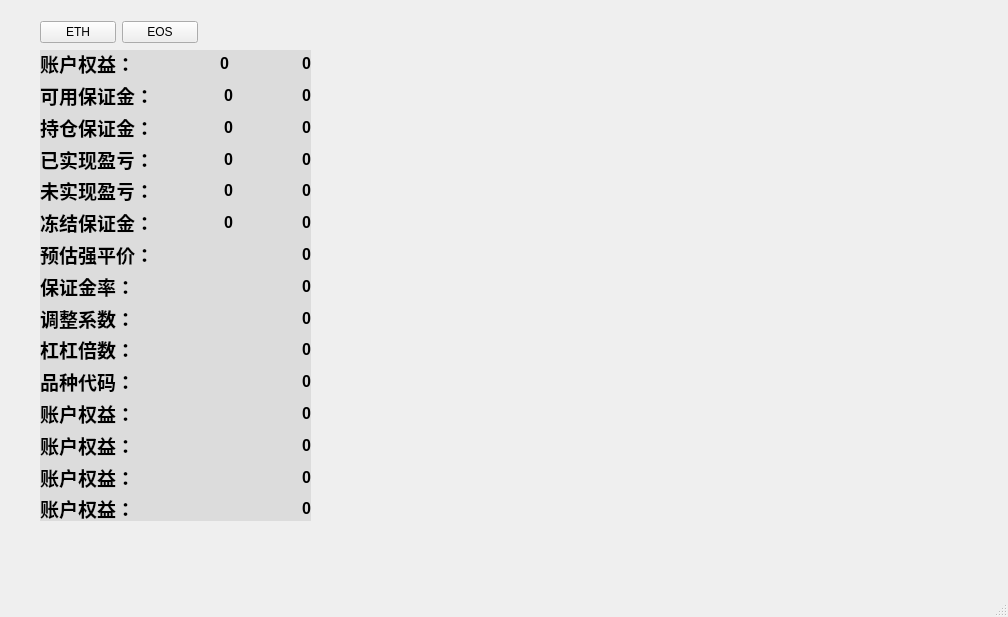
<?xml version="1.0" encoding="UTF-8"?>
<ui version="4.0">
 <class>MainWindow</class>
 <widget class="QMainWindow" name="MainWindow">
  <property name="geometry">
   <rect>
    <x>0</x>
    <y>0</y>
    <width>1008</width>
    <height>617</height>
   </rect>
  </property>
  <property name="sizePolicy">
   <sizepolicy hsizetype="Fixed" vsizetype="Preferred">
    <horstretch>0</horstretch>
    <verstretch>0</verstretch>
   </sizepolicy>
  </property>
  <property name="windowTitle">
   <string>MainWindow</string>
  </property>
  <widget class="QWidget" name="centralwidget">
   <widget class="QWidget" name="widget" native="true">
    <property name="geometry">
     <rect>
      <x>40</x>
      <y>50</y>
      <width>271</width>
      <height>471</height>
     </rect>
    </property>
    <property name="sizePolicy">
     <sizepolicy hsizetype="Fixed" vsizetype="Preferred">
      <horstretch>0</horstretch>
      <verstretch>0</verstretch>
     </sizepolicy>
    </property>
    <property name="autoFillBackground">
     <bool>false</bool>
    </property>
    <property name="styleSheet">
     <string notr="true">background-color: rgb(126, 126, 126);
background-color: rgb(220, 220, 220);
border-color: rgb(0, 255, 255);</string>
    </property>
    <layout class="QVBoxLayout" name="verticalLayout">
     <item>
      <layout class="QGridLayout" name="gridLayout">
       <property name="sizeConstraint">
        <enum>QLayout::SetDefaultConstraint</enum>
       </property>
       <item row="0" column="1">
        <widget class="QLabel" name="info1">
         <property name="sizePolicy">
          <sizepolicy hsizetype="Preferred" vsizetype="Preferred">
           <horstretch>0</horstretch>
           <verstretch>0</verstretch>
          </sizepolicy>
         </property>
         <property name="font">
          <font>
           <pointsize>12</pointsize>
           <weight>75</weight>
           <italic>false</italic>
           <bold>true</bold>
          </font>
         </property>
         <property name="text">
          <string>0</string>
         </property>
         <property name="scaledContents">
          <bool>false</bool>
         </property>
         <property name="alignment">
          <set>Qt::AlignRight|Qt::AlignTrailing|Qt::AlignVCenter</set>
         </property>
         <property name="wordWrap">
          <bool>false</bool>
         </property>
        </widget>
       </item>
       <item row="0" column="0">
        <widget class="QLabel" name="label_2">
         <property name="font">
          <font>
           <pointsize>14</pointsize>
           <weight>75</weight>
           <bold>true</bold>
          </font>
         </property>
         <property name="text">
          <string>账户权益：  </string>
         </property>
        </widget>
       </item>
       <item row="0" column="2">
        <widget class="QLabel" name="info21">
         <property name="sizePolicy">
          <sizepolicy hsizetype="Preferred" vsizetype="Preferred">
           <horstretch>0</horstretch>
           <verstretch>0</verstretch>
          </sizepolicy>
         </property>
         <property name="font">
          <font>
           <pointsize>12</pointsize>
           <weight>75</weight>
           <italic>false</italic>
           <bold>true</bold>
          </font>
         </property>
         <property name="text">
          <string>0</string>
         </property>
         <property name="scaledContents">
          <bool>false</bool>
         </property>
         <property name="alignment">
          <set>Qt::AlignRight|Qt::AlignTrailing|Qt::AlignVCenter</set>
         </property>
         <property name="wordWrap">
          <bool>false</bool>
         </property>
        </widget>
       </item>
      </layout>
     </item>
     <item>
      <layout class="QGridLayout" name="gridLayout_14">
       <item row="0" column="1">
        <widget class="QLabel" name="info4">
         <property name="sizePolicy">
          <sizepolicy hsizetype="Preferred" vsizetype="Preferred">
           <horstretch>0</horstretch>
           <verstretch>0</verstretch>
          </sizepolicy>
         </property>
         <property name="font">
          <font>
           <pointsize>12</pointsize>
           <weight>75</weight>
           <italic>false</italic>
           <bold>true</bold>
          </font>
         </property>
         <property name="text">
          <string>0</string>
         </property>
         <property name="alignment">
          <set>Qt::AlignRight|Qt::AlignTrailing|Qt::AlignVCenter</set>
         </property>
        </widget>
       </item>
       <item row="0" column="0">
        <widget class="QLabel" name="label_7">
         <property name="font">
          <font>
           <pointsize>14</pointsize>
           <weight>75</weight>
           <bold>true</bold>
          </font>
         </property>
         <property name="text">
          <string>可用保证金：</string>
         </property>
        </widget>
       </item>
       <item row="0" column="2">
        <widget class="QLabel" name="info24">
         <property name="sizePolicy">
          <sizepolicy hsizetype="Preferred" vsizetype="Preferred">
           <horstretch>0</horstretch>
           <verstretch>0</verstretch>
          </sizepolicy>
         </property>
         <property name="font">
          <font>
           <pointsize>12</pointsize>
           <weight>75</weight>
           <italic>false</italic>
           <bold>true</bold>
          </font>
         </property>
         <property name="text">
          <string>0</string>
         </property>
         <property name="scaledContents">
          <bool>false</bool>
         </property>
         <property name="alignment">
          <set>Qt::AlignRight|Qt::AlignTrailing|Qt::AlignVCenter</set>
         </property>
         <property name="wordWrap">
          <bool>false</bool>
         </property>
        </widget>
       </item>
      </layout>
     </item>
     <item>
      <layout class="QGridLayout" name="gridLayout_9">
       <item row="0" column="0">
        <widget class="QLabel" name="label_9">
         <property name="font">
          <font>
           <pointsize>14</pointsize>
           <weight>75</weight>
           <bold>true</bold>
          </font>
         </property>
         <property name="text">
          <string>持仓保证金：</string>
         </property>
        </widget>
       </item>
       <item row="0" column="1">
        <widget class="QLabel" name="info5">
         <property name="sizePolicy">
          <sizepolicy hsizetype="Preferred" vsizetype="Preferred">
           <horstretch>0</horstretch>
           <verstretch>0</verstretch>
          </sizepolicy>
         </property>
         <property name="font">
          <font>
           <pointsize>12</pointsize>
           <weight>75</weight>
           <italic>false</italic>
           <bold>true</bold>
          </font>
         </property>
         <property name="text">
          <string>0</string>
         </property>
         <property name="alignment">
          <set>Qt::AlignRight|Qt::AlignTrailing|Qt::AlignVCenter</set>
         </property>
        </widget>
       </item>
       <item row="0" column="2">
        <widget class="QLabel" name="info25">
         <property name="sizePolicy">
          <sizepolicy hsizetype="Preferred" vsizetype="Preferred">
           <horstretch>0</horstretch>
           <verstretch>0</verstretch>
          </sizepolicy>
         </property>
         <property name="font">
          <font>
           <pointsize>12</pointsize>
           <weight>75</weight>
           <italic>false</italic>
           <bold>true</bold>
          </font>
         </property>
         <property name="text">
          <string>0</string>
         </property>
         <property name="scaledContents">
          <bool>false</bool>
         </property>
         <property name="alignment">
          <set>Qt::AlignRight|Qt::AlignTrailing|Qt::AlignVCenter</set>
         </property>
         <property name="wordWrap">
          <bool>false</bool>
         </property>
        </widget>
       </item>
      </layout>
     </item>
     <item>
      <layout class="QGridLayout" name="gridLayout_2">
       <item row="0" column="0">
        <widget class="QLabel" name="label_3">
         <property name="font">
          <font>
           <pointsize>14</pointsize>
           <weight>75</weight>
           <bold>true</bold>
          </font>
         </property>
         <property name="text">
          <string>已实现盈亏：</string>
         </property>
        </widget>
       </item>
       <item row="0" column="1">
        <widget class="QLabel" name="info2">
         <property name="sizePolicy">
          <sizepolicy hsizetype="Preferred" vsizetype="Preferred">
           <horstretch>0</horstretch>
           <verstretch>0</verstretch>
          </sizepolicy>
         </property>
         <property name="font">
          <font>
           <pointsize>12</pointsize>
           <weight>75</weight>
           <italic>false</italic>
           <bold>true</bold>
          </font>
         </property>
         <property name="text">
          <string>0</string>
         </property>
         <property name="alignment">
          <set>Qt::AlignRight|Qt::AlignTrailing|Qt::AlignVCenter</set>
         </property>
        </widget>
       </item>
       <item row="0" column="2">
        <widget class="QLabel" name="info22">
         <property name="sizePolicy">
          <sizepolicy hsizetype="Preferred" vsizetype="Preferred">
           <horstretch>0</horstretch>
           <verstretch>0</verstretch>
          </sizepolicy>
         </property>
         <property name="font">
          <font>
           <pointsize>12</pointsize>
           <weight>75</weight>
           <italic>false</italic>
           <bold>true</bold>
          </font>
         </property>
         <property name="text">
          <string>0</string>
         </property>
         <property name="scaledContents">
          <bool>false</bool>
         </property>
         <property name="alignment">
          <set>Qt::AlignRight|Qt::AlignTrailing|Qt::AlignVCenter</set>
         </property>
         <property name="wordWrap">
          <bool>false</bool>
         </property>
        </widget>
       </item>
      </layout>
     </item>
     <item>
      <layout class="QGridLayout" name="gridLayout_13">
       <item row="0" column="0">
        <widget class="QLabel" name="label_5">
         <property name="font">
          <font>
           <pointsize>14</pointsize>
           <weight>75</weight>
           <bold>true</bold>
          </font>
         </property>
         <property name="text">
          <string>未实现盈亏：</string>
         </property>
        </widget>
       </item>
       <item row="0" column="1">
        <widget class="QLabel" name="info3">
         <property name="sizePolicy">
          <sizepolicy hsizetype="Preferred" vsizetype="Preferred">
           <horstretch>0</horstretch>
           <verstretch>0</verstretch>
          </sizepolicy>
         </property>
         <property name="font">
          <font>
           <pointsize>12</pointsize>
           <weight>75</weight>
           <italic>false</italic>
           <bold>true</bold>
          </font>
         </property>
         <property name="text">
          <string>0</string>
         </property>
         <property name="alignment">
          <set>Qt::AlignRight|Qt::AlignTrailing|Qt::AlignVCenter</set>
         </property>
        </widget>
       </item>
       <item row="0" column="2">
        <widget class="QLabel" name="info23">
         <property name="sizePolicy">
          <sizepolicy hsizetype="Preferred" vsizetype="Preferred">
           <horstretch>0</horstretch>
           <verstretch>0</verstretch>
          </sizepolicy>
         </property>
         <property name="font">
          <font>
           <pointsize>12</pointsize>
           <weight>75</weight>
           <italic>false</italic>
           <bold>true</bold>
          </font>
         </property>
         <property name="text">
          <string>0</string>
         </property>
         <property name="scaledContents">
          <bool>false</bool>
         </property>
         <property name="alignment">
          <set>Qt::AlignRight|Qt::AlignTrailing|Qt::AlignVCenter</set>
         </property>
         <property name="wordWrap">
          <bool>false</bool>
         </property>
        </widget>
       </item>
      </layout>
     </item>
     <item>
      <layout class="QGridLayout" name="gridLayout_11">
       <item row="0" column="0">
        <widget class="QLabel" name="label_11">
         <property name="font">
          <font>
           <pointsize>14</pointsize>
           <weight>75</weight>
           <bold>true</bold>
          </font>
         </property>
         <property name="text">
          <string>冻结保证金：</string>
         </property>
        </widget>
       </item>
       <item row="0" column="1">
        <widget class="QLabel" name="info6">
         <property name="sizePolicy">
          <sizepolicy hsizetype="Preferred" vsizetype="Preferred">
           <horstretch>0</horstretch>
           <verstretch>0</verstretch>
          </sizepolicy>
         </property>
         <property name="font">
          <font>
           <pointsize>12</pointsize>
           <weight>75</weight>
           <italic>false</italic>
           <bold>true</bold>
          </font>
         </property>
         <property name="text">
          <string>0</string>
         </property>
         <property name="alignment">
          <set>Qt::AlignRight|Qt::AlignTrailing|Qt::AlignVCenter</set>
         </property>
        </widget>
       </item>
       <item row="0" column="2">
        <widget class="QLabel" name="info21_6">
         <property name="sizePolicy">
          <sizepolicy hsizetype="Preferred" vsizetype="Preferred">
           <horstretch>0</horstretch>
           <verstretch>0</verstretch>
          </sizepolicy>
         </property>
         <property name="font">
          <font>
           <pointsize>12</pointsize>
           <weight>75</weight>
           <italic>false</italic>
           <bold>true</bold>
          </font>
         </property>
         <property name="text">
          <string>0</string>
         </property>
         <property name="scaledContents">
          <bool>false</bool>
         </property>
         <property name="alignment">
          <set>Qt::AlignRight|Qt::AlignTrailing|Qt::AlignVCenter</set>
         </property>
         <property name="wordWrap">
          <bool>false</bool>
         </property>
        </widget>
       </item>
      </layout>
     </item>
     <item>
      <layout class="QGridLayout" name="gridLayout_8">
       <property name="leftMargin">
        <number>0</number>
       </property>
       <item row="0" column="0">
        <widget class="QLabel" name="label_17">
         <property name="font">
          <font>
           <pointsize>14</pointsize>
           <weight>75</weight>
           <bold>true</bold>
          </font>
         </property>
         <property name="text">
          <string>预估强平价：</string>
         </property>
        </widget>
       </item>
       <item row="0" column="1">
        <widget class="QLabel" name="info7">
         <property name="sizePolicy">
          <sizepolicy hsizetype="Preferred" vsizetype="Preferred">
           <horstretch>0</horstretch>
           <verstretch>0</verstretch>
          </sizepolicy>
         </property>
         <property name="font">
          <font>
           <pointsize>12</pointsize>
           <weight>75</weight>
           <italic>false</italic>
           <bold>true</bold>
          </font>
         </property>
         <property name="text">
          <string>0</string>
         </property>
         <property name="alignment">
          <set>Qt::AlignRight|Qt::AlignTrailing|Qt::AlignVCenter</set>
         </property>
        </widget>
       </item>
      </layout>
     </item>
     <item>
      <layout class="QGridLayout" name="gridLayout_15">
       <item row="0" column="0">
        <widget class="QLabel" name="label_15">
         <property name="font">
          <font>
           <pointsize>14</pointsize>
           <weight>75</weight>
           <bold>true</bold>
          </font>
         </property>
         <property name="text">
          <string>保证金率： </string>
         </property>
        </widget>
       </item>
       <item row="0" column="1">
        <widget class="QLabel" name="info8">
         <property name="sizePolicy">
          <sizepolicy hsizetype="Preferred" vsizetype="Preferred">
           <horstretch>0</horstretch>
           <verstretch>0</verstretch>
          </sizepolicy>
         </property>
         <property name="font">
          <font>
           <pointsize>12</pointsize>
           <weight>75</weight>
           <italic>false</italic>
           <bold>true</bold>
          </font>
         </property>
         <property name="text">
          <string>0</string>
         </property>
         <property name="alignment">
          <set>Qt::AlignRight|Qt::AlignTrailing|Qt::AlignVCenter</set>
         </property>
        </widget>
       </item>
      </layout>
     </item>
     <item>
      <layout class="QGridLayout" name="gridLayout_12">
       <item row="0" column="0">
        <widget class="QLabel" name="label_13">
         <property name="font">
          <font>
           <pointsize>14</pointsize>
           <weight>75</weight>
           <bold>true</bold>
          </font>
         </property>
         <property name="text">
          <string>调整系数： </string>
         </property>
        </widget>
       </item>
       <item row="0" column="1">
        <widget class="QLabel" name="info9">
         <property name="sizePolicy">
          <sizepolicy hsizetype="Preferred" vsizetype="Preferred">
           <horstretch>0</horstretch>
           <verstretch>0</verstretch>
          </sizepolicy>
         </property>
         <property name="font">
          <font>
           <pointsize>12</pointsize>
           <weight>75</weight>
           <italic>false</italic>
           <bold>true</bold>
          </font>
         </property>
         <property name="text">
          <string>0</string>
         </property>
         <property name="alignment">
          <set>Qt::AlignRight|Qt::AlignTrailing|Qt::AlignVCenter</set>
         </property>
        </widget>
       </item>
      </layout>
     </item>
     <item>
      <layout class="QGridLayout" name="gridLayout_10">
       <item row="0" column="0">
        <widget class="QLabel" name="label_19">
         <property name="font">
          <font>
           <pointsize>14</pointsize>
           <weight>75</weight>
           <bold>true</bold>
          </font>
         </property>
         <property name="text">
          <string>杠杠倍数：</string>
         </property>
        </widget>
       </item>
       <item row="0" column="1">
        <widget class="QLabel" name="info10">
         <property name="sizePolicy">
          <sizepolicy hsizetype="Preferred" vsizetype="Preferred">
           <horstretch>0</horstretch>
           <verstretch>0</verstretch>
          </sizepolicy>
         </property>
         <property name="font">
          <font>
           <pointsize>12</pointsize>
           <weight>75</weight>
           <italic>false</italic>
           <bold>true</bold>
          </font>
         </property>
         <property name="text">
          <string>0</string>
         </property>
         <property name="alignment">
          <set>Qt::AlignRight|Qt::AlignTrailing|Qt::AlignVCenter</set>
         </property>
        </widget>
       </item>
      </layout>
     </item>
     <item>
      <layout class="QGridLayout" name="gridLayout_6">
       <item row="0" column="0">
        <widget class="QLabel" name="label_21">
         <property name="font">
          <font>
           <pointsize>14</pointsize>
           <weight>75</weight>
           <bold>true</bold>
          </font>
         </property>
         <property name="text">
          <string>品种代码：</string>
         </property>
        </widget>
       </item>
       <item row="0" column="1">
        <widget class="QLabel" name="info11">
         <property name="sizePolicy">
          <sizepolicy hsizetype="Preferred" vsizetype="Preferred">
           <horstretch>0</horstretch>
           <verstretch>0</verstretch>
          </sizepolicy>
         </property>
         <property name="font">
          <font>
           <pointsize>12</pointsize>
           <weight>75</weight>
           <italic>false</italic>
           <bold>true</bold>
          </font>
         </property>
         <property name="text">
          <string>0</string>
         </property>
         <property name="alignment">
          <set>Qt::AlignRight|Qt::AlignTrailing|Qt::AlignVCenter</set>
         </property>
        </widget>
       </item>
      </layout>
     </item>
     <item>
      <layout class="QGridLayout" name="gridLayout_7">
       <item row="0" column="0">
        <widget class="QLabel" name="label_23">
         <property name="font">
          <font>
           <pointsize>14</pointsize>
           <weight>75</weight>
           <bold>true</bold>
          </font>
         </property>
         <property name="text">
          <string>账户权益：</string>
         </property>
        </widget>
       </item>
       <item row="0" column="1">
        <widget class="QLabel" name="info12">
         <property name="sizePolicy">
          <sizepolicy hsizetype="Preferred" vsizetype="Preferred">
           <horstretch>0</horstretch>
           <verstretch>0</verstretch>
          </sizepolicy>
         </property>
         <property name="font">
          <font>
           <pointsize>12</pointsize>
           <weight>75</weight>
           <italic>false</italic>
           <bold>true</bold>
          </font>
         </property>
         <property name="text">
          <string>0</string>
         </property>
         <property name="alignment">
          <set>Qt::AlignRight|Qt::AlignTrailing|Qt::AlignVCenter</set>
         </property>
        </widget>
       </item>
      </layout>
     </item>
     <item>
      <layout class="QGridLayout" name="gridLayout_3">
       <item row="0" column="0">
        <widget class="QLabel" name="label_25">
         <property name="font">
          <font>
           <pointsize>14</pointsize>
           <weight>75</weight>
           <bold>true</bold>
          </font>
         </property>
         <property name="text">
          <string>账户权益：</string>
         </property>
        </widget>
       </item>
       <item row="0" column="1">
        <widget class="QLabel" name="info13">
         <property name="sizePolicy">
          <sizepolicy hsizetype="Preferred" vsizetype="Preferred">
           <horstretch>0</horstretch>
           <verstretch>0</verstretch>
          </sizepolicy>
         </property>
         <property name="font">
          <font>
           <pointsize>12</pointsize>
           <weight>75</weight>
           <italic>false</italic>
           <bold>true</bold>
          </font>
         </property>
         <property name="text">
          <string>0</string>
         </property>
         <property name="alignment">
          <set>Qt::AlignRight|Qt::AlignTrailing|Qt::AlignVCenter</set>
         </property>
        </widget>
       </item>
      </layout>
     </item>
     <item>
      <layout class="QGridLayout" name="gridLayout_4">
       <item row="0" column="0">
        <widget class="QLabel" name="label_27">
         <property name="font">
          <font>
           <pointsize>14</pointsize>
           <weight>75</weight>
           <bold>true</bold>
          </font>
         </property>
         <property name="text">
          <string>账户权益：</string>
         </property>
        </widget>
       </item>
       <item row="0" column="1">
        <widget class="QLabel" name="info14">
         <property name="sizePolicy">
          <sizepolicy hsizetype="Preferred" vsizetype="Preferred">
           <horstretch>0</horstretch>
           <verstretch>0</verstretch>
          </sizepolicy>
         </property>
         <property name="font">
          <font>
           <pointsize>12</pointsize>
           <weight>75</weight>
           <italic>false</italic>
           <bold>true</bold>
          </font>
         </property>
         <property name="text">
          <string>0</string>
         </property>
         <property name="alignment">
          <set>Qt::AlignRight|Qt::AlignTrailing|Qt::AlignVCenter</set>
         </property>
        </widget>
       </item>
      </layout>
     </item>
     <item>
      <layout class="QGridLayout" name="gridLayout_5">
       <item row="0" column="0">
        <widget class="QLabel" name="label_29">
         <property name="font">
          <font>
           <pointsize>14</pointsize>
           <weight>75</weight>
           <bold>true</bold>
          </font>
         </property>
         <property name="text">
          <string>账户权益：</string>
         </property>
        </widget>
       </item>
       <item row="0" column="1">
        <widget class="QLabel" name="info15">
         <property name="sizePolicy">
          <sizepolicy hsizetype="Preferred" vsizetype="Preferred">
           <horstretch>0</horstretch>
           <verstretch>0</verstretch>
          </sizepolicy>
         </property>
         <property name="font">
          <font>
           <pointsize>12</pointsize>
           <weight>75</weight>
           <italic>false</italic>
           <bold>true</bold>
          </font>
         </property>
         <property name="text">
          <string>0</string>
         </property>
         <property name="alignment">
          <set>Qt::AlignRight|Qt::AlignTrailing|Qt::AlignVCenter</set>
         </property>
        </widget>
       </item>
      </layout>
     </item>
    </layout>
   </widget>
   <widget class="QWidget" name="">
    <property name="geometry">
     <rect>
      <x>40</x>
      <y>20</y>
      <width>158</width>
      <height>25</height>
     </rect>
    </property>
    <layout class="QHBoxLayout" name="horizontalLayout_16">
     <item>
      <widget class="QPushButton" name="BTNETH">
       <property name="text">
        <string>ETH</string>
       </property>
      </widget>
     </item>
     <item>
      <widget class="QPushButton" name="BTNEOS">
       <property name="text">
        <string>EOS</string>
       </property>
      </widget>
     </item>
    </layout>
   </widget>
  </widget>
  <widget class="QMenuBar" name="menubar">
   <property name="geometry">
    <rect>
     <x>0</x>
     <y>0</y>
     <width>1008</width>
     <height>23</height>
    </rect>
   </property>
  </widget>
  <widget class="QStatusBar" name="statusbar"/>
 </widget>
 <resources/>
 <connections/>
</ui>
